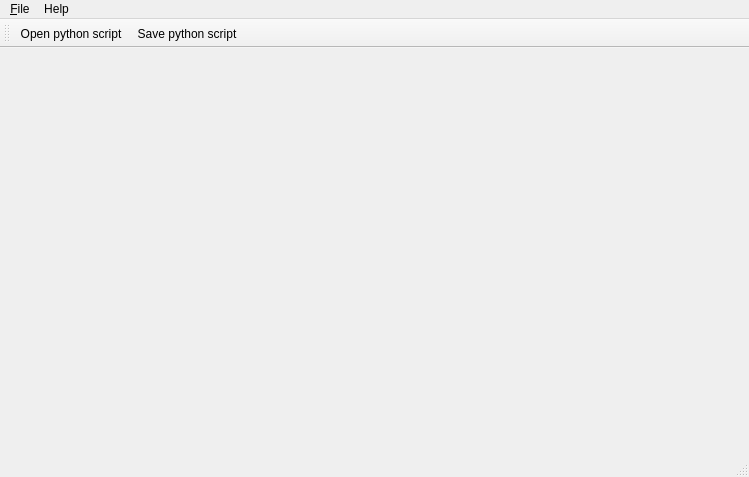
<?xml version="1.0" encoding="UTF-8"?>
<ui version="4.0">
 <class>MainWindow</class>
 <widget class="QMainWindow" name="MainWindow">
  <property name="geometry">
   <rect>
    <x>0</x>
    <y>0</y>
    <width>749</width>
    <height>477</height>
   </rect>
  </property>
  <property name="minimumSize">
   <size>
    <width>0</width>
    <height>0</height>
   </size>
  </property>
  <property name="windowTitle">
   <string>MainWindow</string>
  </property>
  <widget class="QWidget" name="centralWidget"/>
  <widget class="QMenuBar" name="menuBar">
   <property name="geometry">
    <rect>
     <x>0</x>
     <y>0</y>
     <width>749</width>
     <height>22</height>
    </rect>
   </property>
   <widget class="QMenu" name="menuFile">
    <property name="title">
     <string>&amp;File</string>
    </property>
    <addaction name="actionNew"/>
    <addaction name="actionOpen_python_script"/>
    <addaction name="actionSave_python_script"/>
    <addaction name="actionSave_as"/>
    <addaction name="separator"/>
    <addaction name="actionE_xit"/>
   </widget>
   <widget class="QMenu" name="menuHelp">
    <property name="title">
     <string>Help</string>
    </property>
    <addaction name="actionAbout"/>
   </widget>
   <addaction name="menuFile"/>
   <addaction name="menuHelp"/>
  </widget>
  <widget class="QToolBar" name="mainToolBar">
   <attribute name="toolBarArea">
    <enum>TopToolBarArea</enum>
   </attribute>
   <attribute name="toolBarBreak">
    <bool>false</bool>
   </attribute>
   <addaction name="actionOpen_python_script"/>
   <addaction name="actionSave_python_script"/>
  </widget>
  <widget class="QStatusBar" name="statusBar"/>
  <action name="actionE_xit">
   <property name="text">
    <string>E&amp;xit</string>
   </property>
  </action>
  <action name="actionOpen_python_script">
   <property name="text">
    <string>&amp;Open python script</string>
   </property>
  </action>
  <action name="actionSave_python_script">
   <property name="text">
    <string>&amp;Save python script</string>
   </property>
  </action>
  <action name="actionNew">
   <property name="text">
    <string>&amp;New</string>
   </property>
  </action>
  <action name="actionSave_as">
   <property name="text">
    <string>Sa&amp;ve as</string>
   </property>
  </action>
  <action name="actionAbout">
   <property name="text">
    <string>About</string>
   </property>
  </action>
 </widget>
 <layoutdefault spacing="6" margin="11"/>
 <resources/>
 <connections/>
</ui>
